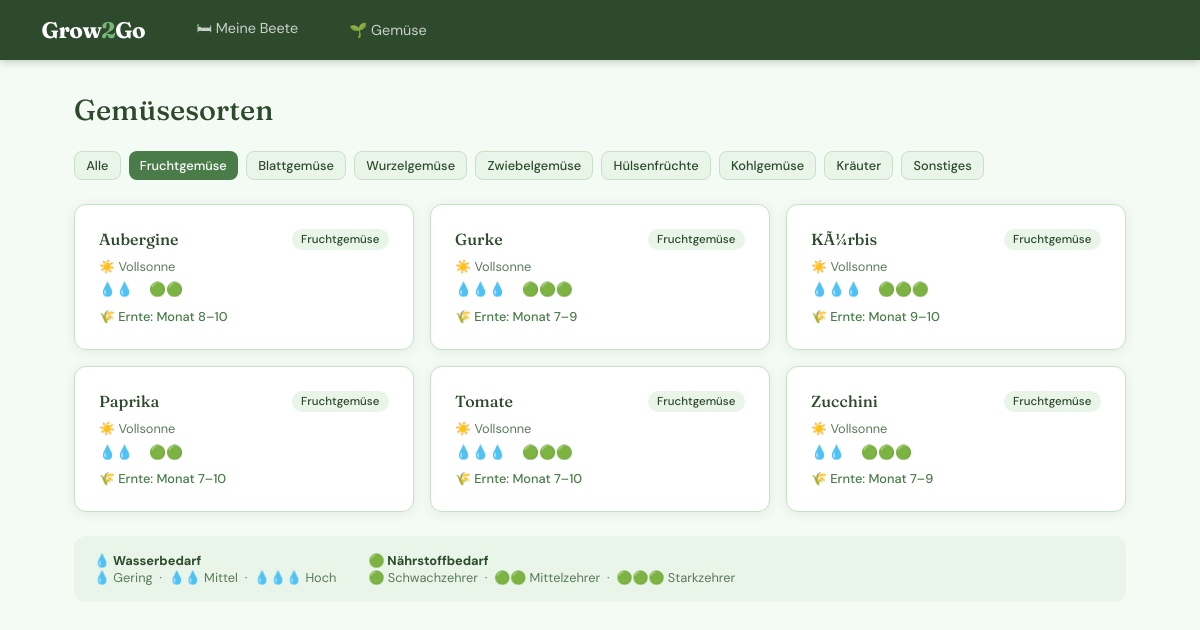
/gemuese/?category=fruit, run on an earlier commit of the app's database.
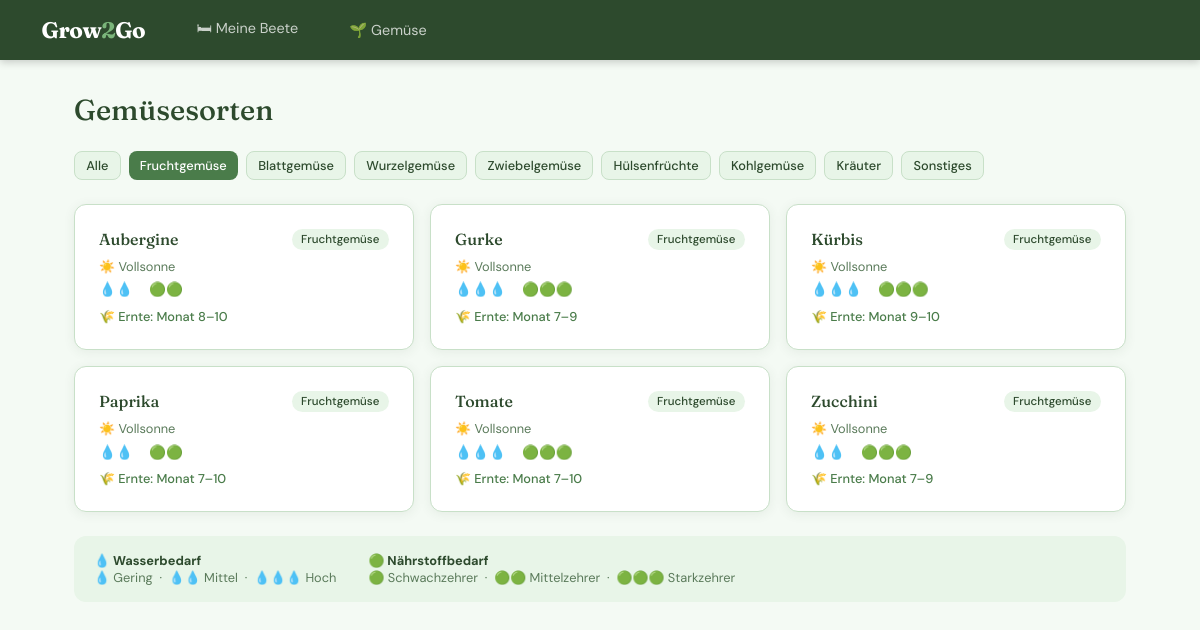
And on a later commit of the database.
### garden/models.py (models this page shows, shortened)
class Vegetable(models.Model):
    class Sunlight(models.TextChoices):
        FULL_SUN = "full_sun", "Vollsonne"
        PARTIAL_SHADE = "partial_shade", "Halbschatten"
        SHADE = "shade", "Schatten"
    class WaterRequirement(models.TextChoices):
        LOW = "low", "Gering"
        MEDIUM = "medium", "Mittel"
        HIGH = "high", "Hoch"
    class NutrientDemand(models.TextChoices):
        LOW = "low", "Schwachzehrer"
        MEDIUM = "medium", "Mittelzehrer"
        HIGH = "high", "Starkzehrer"
    class Category(models.TextChoices):
        FRUIT = "fruit", "Fruchtgemüse"
        LEAF = "leaf", "Blattgemüse"
        ROOT = "root", "Wurzelgemüse"
        BULB = "bulb", "Zwiebelgemüse"
        LEGUME = "legume", "Hülsenfrüchte"
        BRASSICA = "brassica", "Kohlgemüse"
        HERB = "herb", "Kräuter"
        OTHER = "other", "Sonstiges"
    name = models.CharField(max_length=100, unique=True, verbose_name="Name")
    category = models.CharField(
        max_length=20,
        choices=Category.choices,
        default=Category.OTHER,
        verbose_name="Kategorie",
    )
    description = models.TextField(blank=True, verbose_name="Beschreibung")
    sunlight_requirement = models.CharField(
        max_length=20,
        choices=Sunlight.choices,
        default=Sunlight.FULL_SUN,
        verbose_name="Lichtbedarf",
    )
    water_requirement = models.CharField(
        max_length=10,
        choices=WaterRequirement.choices,
        default=WaterRequirement.MEDIUM,
        verbose_name="Wasserbedarf",
    )
    soil_type = models.CharField(
        max_length=200,
        blank=True,
        verbose_name="Bodentyp",
        help_text="z. B. humusreich, durchlässig, lehmig",
    )
    nutrient_demand = models.CharField(
        max_length=10,
        choices=NutrientDemand.choices,
        default=NutrientDemand.MEDIUM,
        verbose_name="Nährstoffbedarf",
    )
    indoor_start_from = models.PositiveSmallIntegerField(
        null=True, blank=True, verbose_name="Voranzucht ab (Monat)"
    )
    indoor_start_to = models.PositiveSmallIntegerField(
        null=True, blank=True, verbose_name="Voranzucht bis (Monat)"
    )
    sow_from = models.PositiveSmallIntegerField(
        null=True, blank=True, verbose_name="Aussaat ab (Monat)"
    )
    sow_to = models.PositiveSmallIntegerField(
        null=True, blank=True, verbose_name="Aussaat bis (Monat)"
    )
    plant_from = models.PositiveSmallIntegerField(
        null=True, blank=True, verbose_name="Pflanzung ab (Monat)"
    )
    plant_to = models.PositiveSmallIntegerField(
        null=True, blank=True, verbose_name="Pflanzung bis (Monat)"
    )
    harvest_from = models.PositiveSmallIntegerField(
        null=True, blank=True, verbose_name="Ernte ab (Monat)"
    )
    harvest_to = models.PositiveSmallIntegerField(
        null=True, blank=True, verbose_name="Ernte bis (Monat)"
    )
    gh_sow_from = models.PositiveSmallIntegerField(
        null=True, blank=True, verbose_name="GH Aussaat ab (Monat)"
    )
    gh_sow_to = models.PositiveSmallIntegerField(
        null=True, blank=True, verbose_name="GH Aussaat bis (Monat)"
    )
    gh_plant_from = models.PositiveSmallIntegerField(
        null=True, blank=True, verbose_name="GH Pflanzung ab (Monat)"
    )
    gh_plant_to = models.PositiveSmallIntegerField(
        null=True, blank=True, verbose_name="GH Pflanzung bis (Monat)"
    )
    gh_harvest_from = models.PositiveSmallIntegerField(
        null=True, blank=True, verbose_name="GH Ernte ab (Monat)"
    )
    gh_harvest_to = models.PositiveSmallIntegerField(
        null=True, blank=True, verbose_name="GH Ernte bis (Monat)"
    )
    saatgut_url = models.URLField(
        blank=True, verbose_name="Saatgut-Link", help_text="z. B. Bingenheimer Saatgut"
    )
    class Meta:
        verbose_name = "Gemüsesorte"
        verbose_name_plural = "Gemüsesorten"
        ordering = ["category", "name"]

### garden/views.py (the view)
# urls.py: path("gemuese/", views.vegetable_list, name="vegetable_list"),
def vegetable_list(request):
    category = request.GET.get("category", "")
    vegetables = Vegetable.objects.all()
    if category:
        vegetables = vegetables.filter(category=category)
    vegetables = vegetables.order_by("category", "name")
    return render(request, "garden/vegetable_list.html", {
        "vegetables": vegetables,
        "category_choices": Vegetable.Category.choices,
        "selected_category": category,
    })

### garden/templates/garden/vegetable_list.html (shortened to what this page needs)
{% extends "garden/base.html" %}
{% block content %}
<div class="page-header">
  <h1 class="page-title">Gemüsesorten</h1>
</div>
<div style="display:flex; gap:0.5rem; flex-wrap:wrap; margin-bottom:1.5rem;">
  <a href="{% url 'vegetable_list' %}"
     class="btn {% if not selected_category %}btn-primary{% else %}btn-secondary{% endif %} btn-sm">
    Alle
  </a>
  {% for value, label in category_choices %}
  <a href="?category={{ value }}"
     class="btn {% if selected_category == value %}btn-primary{% else %}btn-secondary{% endif %} btn-sm">
    {{ label }}
  </a>
  {% endfor %}
</div>
{% if vegetables %}
<div class="grid-3">
  {% for veg in vegetables %}
  <a href="{% url 'vegetable_detail' veg.pk %}" style="text-decoration:none;">
    <div class="card" style="cursor:pointer; transition: transform 0.15s, box-shadow 0.15s;"
         onmouseover="this.style.transform='translateY(-2px)'; this.style.boxShadow='0 8px 24px rgba(45,74,45,0.12)'"
         onmouseout="this.style.transform=''; this.style.boxShadow=''">
      <div style="display:flex; justify-content:space-between; align-items:flex-start; margin-bottom:0.5rem;">
        <span style="font-family:'Fraunces',serif; font-size:1rem; font-weight:500; color:var(--green-dark);">
          {{ veg.name }}
        </span>
        <span class="badge">{{ veg.get_category_display }}</span>
      </div>
      <div style="font-size:0.8rem; color:var(--text-muted); display:flex; gap:0.75rem; margin-bottom:0.4rem;">
        <span>☀️ {{ veg.get_sunlight_requirement_display }}</span>
      </div>
      <div style="display:flex; gap:1rem; font-size:0.85rem;">
        <span title="Wasserbedarf">
          {% if veg.water_requirement == 'low' %}
            💧
          {% elif veg.water_requirement == 'medium' %}
            💧💧
          {% else %}
            💧💧💧
          {% endif %}
        </span>
        <span title="Nährstoffbedarf">
          {% if veg.nutrient_demand == 'low' %}
            🟢
          {% elif veg.nutrient_demand == 'medium' %}
            🟢🟢
          {% else %}
            🟢🟢🟢
          {% endif %}
        </span>
      </div>
      {% if veg.harvest_from %}
      <div style="margin-top:0.6rem; font-size:0.8rem; color:var(--green-mid); font-weight:500;">
        🌾 Ernte: Monat {{ veg.harvest_from }}–{{ veg.harvest_to }}
      </div>
      {% endif %}
    </div>
  </a>
  {% endfor %}
</div>
<div style="margin-top:1.5rem; padding:1rem 1.25rem; background:var(--green-pale);
            border-radius:var(--radius); font-size:0.8rem; color:var(--text-muted);
            display:flex; gap:2rem; flex-wrap:wrap;">
  <div>
    <strong style="color:var(--green-dark);">💧 Wasserbedarf</strong><br>
    💧 Gering &nbsp;·&nbsp; 💧💧 Mittel &nbsp;·&nbsp; 💧💧💧 Hoch
  </div>
  <div>
    <strong style="color:var(--green-dark);">🟢 Nährstoffbedarf</strong><br>
    🟢 Schwachzehrer &nbsp;·&nbsp; 🟢🟢 Mittelzehrer &nbsp;·&nbsp; 🟢🟢🟢 Starkzehrer
  </div>
</div>
{% endif %}
{% endblock %}

What changed in the data, as far as the page shows it:
changed Vegetable: name "KÃ¼rbis" → "Kürbis"
